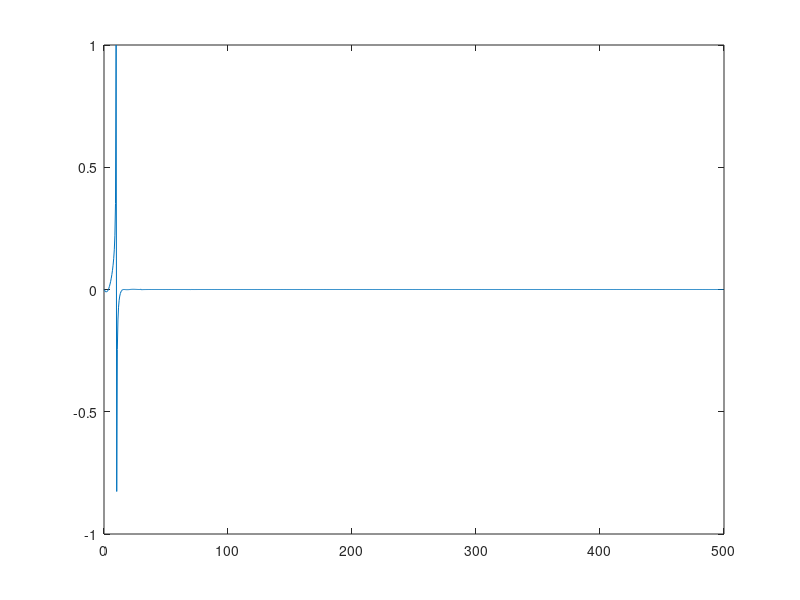

Write MATLAB code to recreate this figure.
%% Filtering all elements 
clear all
clc
Fs = 1000; % Example of sampling frequency
Ts = 1/Fs; % Example of sampling period or time step
dt = 0:Ts:2-Ts; % Signal direction
f1 = 10; % Frequency of signal 1 units = Hz --> Oscillatins/sec
f2 = 30; % Frequency of signal 2 units = Hz
f3 = 70; % --------------------3------------
A = 10; % Amplitude can be different
y1 = A*sin(2*pi*f1*dt);
y2 = A*sin(2*pi*f2*dt);
y3 = A*sin(2*pi*f3*dt);
y4 = y1 + y2 + y3

%% Getting the Frequency domain
nfft = length(y4); % length of Mix signal 
nfft2 = 2.^nextpow2(nfft); % Power 2 of length of Mix signal
ff = fft(y4,nfft2); % Fourier transform applied on mix
ffL = ff(1:nfft2/2); % Only left miror retrieved 
xfft = Fs * (0:nfft2/2 -1)/nfft2; % Gives frequency on x-axis 
% Plots
%plot(xfft, abs(ffL/max(ffL))); % Note that we normalized ffL

%% Designing the low pass filter
% Note that the filter is time domain & not freq.
cut_Off_Frequency_Raw = 10; %B/c we're trying to retain y1
cut_Off_Frequency_Normalized = 15/(Fs/2); % Fs/2 is the nyquist freq.
order = 128; % Increasing the order makes the filter smoother & better
h = fir1(order,cut_Off_Frequency_Normalized);

%% Filtered using time domain [function: con(x,y)
con = conv(y4, h);
%plot(con);


%% Filter using frequency domain [freq. filterd * freq. Mix]
fh = fft(h,nfft2); % Transform LPF from time -> frequency
fhL = fh(1:nfft2/2); % only retain left side of mirror
mul = fhL.*ffL; % Multiply left Frequency filter with Left freq. mix signal
%subplot(2,1,1);
plot(xfft, real(mul/max(mul))); % This gives you the frequency of Y1
                               % I normalized it to max to check & it's
                               % right
                               % Note that if you put abs instead of real, it only gives
                               % upper parts
% Let's try to reverse from fr




